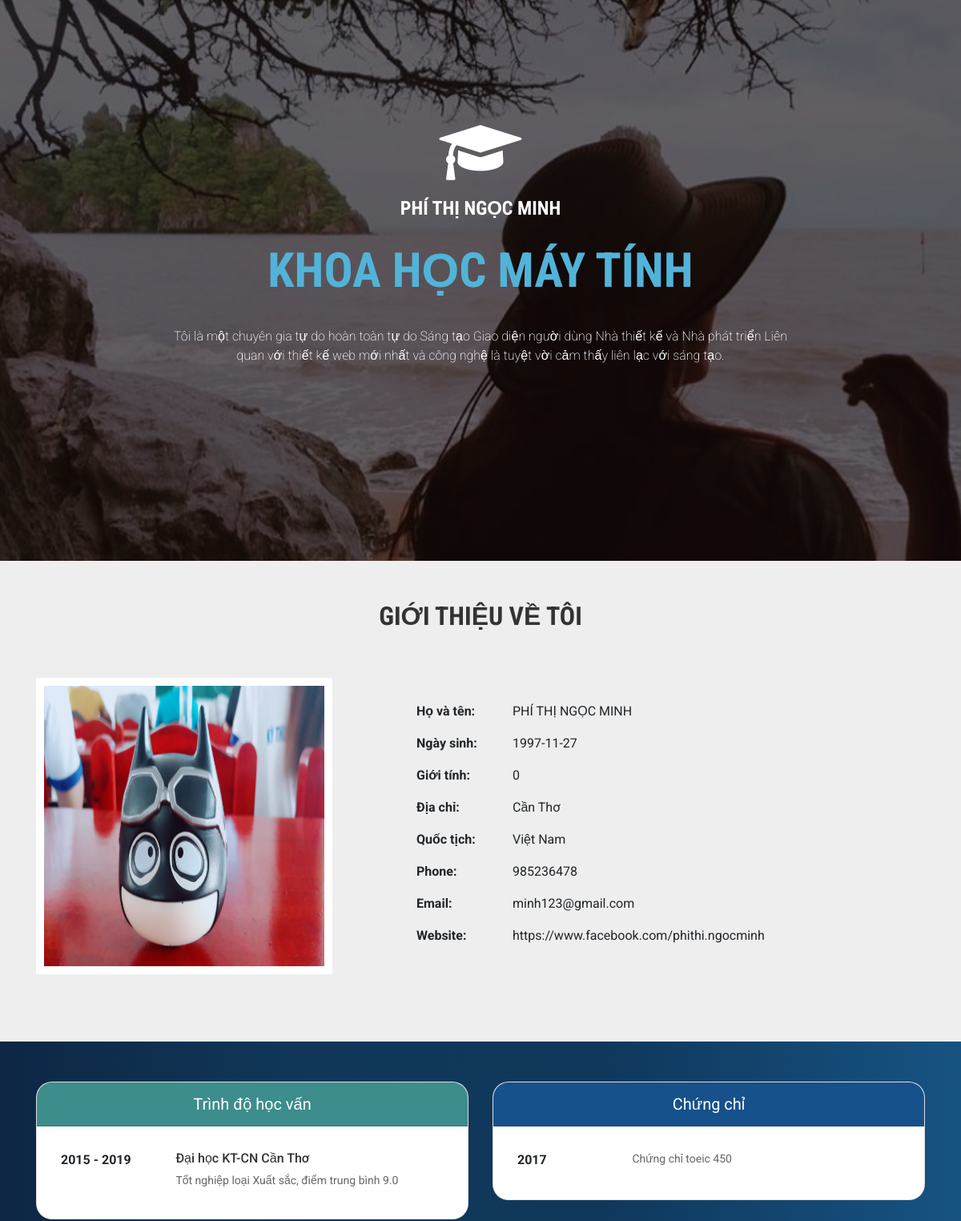
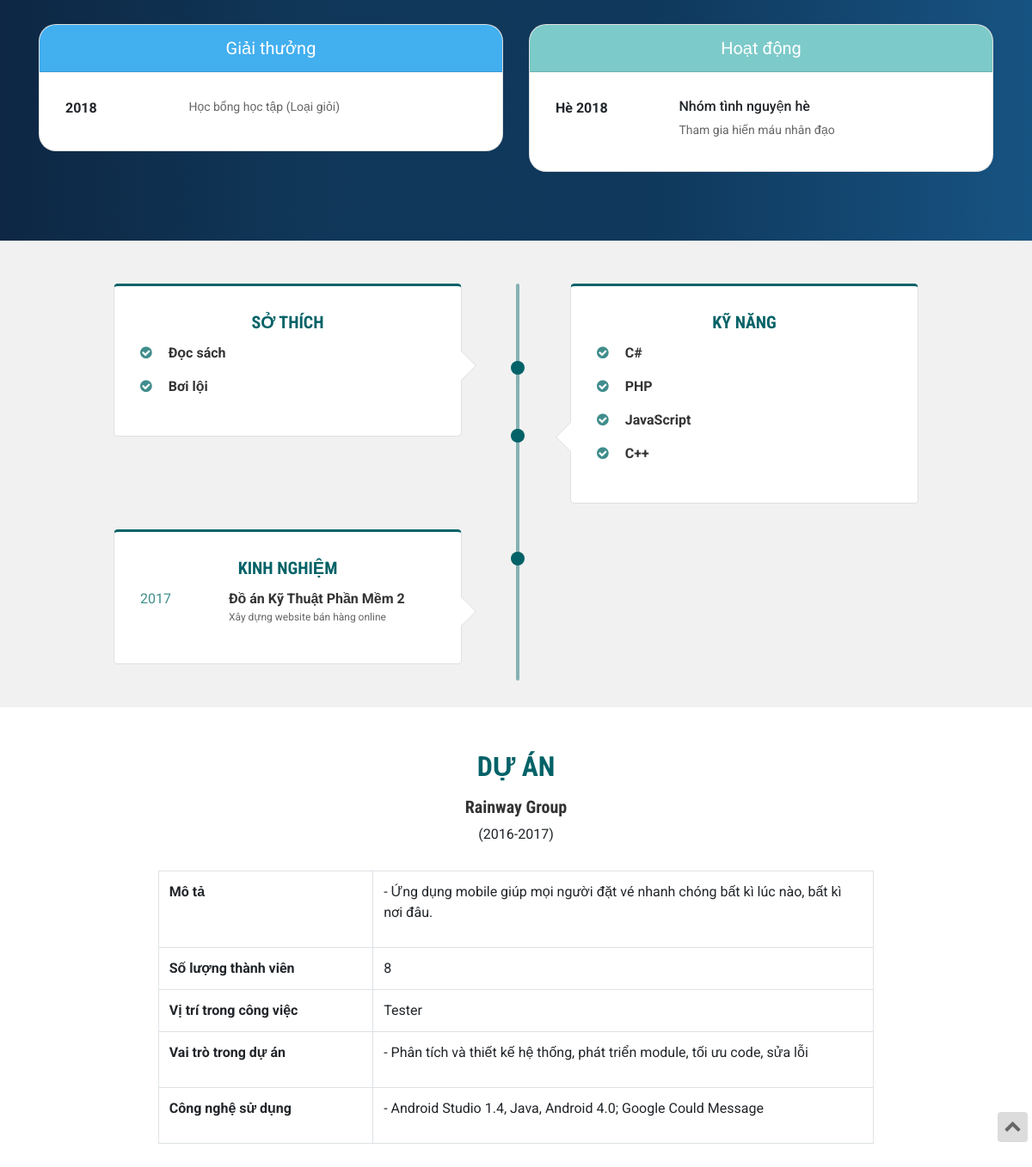
/views/trangcv.php?id_tv=2 (signed in), run on the app's committed database (2 pictures, top to bottom).
### tables this page shows
CREATE TABLE `tt_thanh_vien` (
  `id_tv` int(11) NOT NULL,
  `ngay_sinh` date NOT NULL,
  `gioi_tinh` int(1) NOT NULL,
  `phone` int(11) NOT NULL,
  `website` varchar(100) NOT NULL,
  `quoc_tich` varchar(50) NOT NULL,
  `hinh_anh` varchar(100) NOT NULL,
  `mo_ta_ngan` varchar(500) NOT NULL,
  `id_user` int(11) NOT NULL,
  `id_chuyen_nganh` varchar(5) NOT NULL,
  `id_tinh` int(11) NOT NULL
);

CREATE TABLE `user` (
  `id_user` int(11) NOT NULL,
  `ho_ten` varchar(50) NOT NULL,
  `email` varchar(50) NOT NULL,
  `pass` varchar(20) NOT NULL
);

CREATE TABLE `chuyen_nganh` (
  `id_chuyen_nganh` varchar(5) NOT NULL,
  `ten_chuyen_nganh` varchar(50) NOT NULL
);

CREATE TABLE `tinh_thanh` (
  `id_tinh` int(11) NOT NULL,
  `ten_tinh` varchar(50) NOT NULL
);

CREATE TABLE `hoc_van` (
  `id_hv` int(11) NOT NULL,
  `time` varchar(50) NOT NULL,
  `noi_hoc` varchar(100) NOT NULL,
  `chi_tiet` varchar(100) NOT NULL,
  `id_tv` int(11) NOT NULL
);

CREATE TABLE `chung_chi` (
  `id_chung_chi` int(11) NOT NULL,
  `ten_chung_chi` varchar(100) NOT NULL,
  `time` varchar(50) NOT NULL,
  `id_tv` int(11) NOT NULL
);

CREATE TABLE `giai_thuong` (
  `id_giai_thuong` int(11) NOT NULL,
  `ten_giai_thuong` varchar(100) NOT NULL,
  `time` varchar(50) NOT NULL,
  `id_tv` int(11) NOT NULL
);

CREATE TABLE `hoat_dong` (
  `id_hoat_dong` int(11) NOT NULL,
  `time` varchar(50) NOT NULL,
  `ten_hoat_dong` varchar(100) NOT NULL,
  `noi_dung` varchar(200) NOT NULL,
  `id_tv` int(11) NOT NULL
);

CREATE TABLE `tt_so_thich` (
  `id_so_thich` int(11) NOT NULL,
  `id_tv` int(11) NOT NULL
);

CREATE TABLE `so_thich` (
  `id_so_thich` int(11) NOT NULL,
  `ten_so_thich` varchar(100) NOT NULL
);

CREATE TABLE `tt_ky_nang` (
  `id_tv` int(11) NOT NULL,
  `id_kn` int(11) NOT NULL
);

CREATE TABLE `ky_nang` (
  `id_kn` int(11) NOT NULL,
  `ten_ky_nang` varchar(100) NOT NULL
);

CREATE TABLE `kinh_nghiem` (
  `id_kinh_nghiem` int(11) NOT NULL,
  `time` varchar(20) NOT NULL,
  `noi_lam` varchar(100) NOT NULL,
  `chi_tiet` varchar(100) NOT NULL,
  `id_tv` int(11) NOT NULL
);

CREATE TABLE `du_an` (
  `id_du_an` int(11) NOT NULL,
  `ten_du_an` varchar(100) NOT NULL,
  `time` varchar(15) NOT NULL,
  `mo_ta` varchar(500) NOT NULL,
  `so_luong` int(2) NOT NULL,
  `vi_tri_cong_viec` varchar(50) NOT NULL,
  `vai_tro` varchar(200) NOT NULL,
  `cong_nghe` varchar(200) NOT NULL,
  `id_tv` int(11) NOT NULL
);

### views/trangcv.php (the view, shortened to what this page needs)
<?php
include '../models/connect.php';
$id_tv=$_GET['id_tv'];
 ?>
<!DOCTYPE html>
<html>
<head>
	<link rel="stylesheet" href="https://cdnjs.cloudflare.com/ajax/libs/font-awesome/4.7.0/css/font-awesome.min.css">
	<link rel="stylesheet" href="https://stackpath.bootstrapcdn.com/bootstrap/4.1.3/css/bootstrap.min.css">
	<link rel="stylesheet" href="../assets/css/style.css">
</head>
<body>
	<div class="fix-phai">
		<a href="#" class="btn len-tren"><i class="fa fa-chevron-up"></i></a>
	</div>
	<div class="container-fluid phan-1">
		<img src="../assets/img/3.jpg" alt="" class="layer-1">
		<div class="layer-2"></div>
		<div class="layer-3">
			<?php
			$query = "select * from user,tt_thanh_vien,chuyen_nganh where tt_thanh_vien.id_user=user.id_user and tt_thanh_vien.id_chuyen_nganh=chuyen_nganh.id_chuyen_nganh and id_tv='$id_tv' ";
					$result = mysqli_query($connect,$query);
					foreach ($result as  $document) {
				?>
				<i class="fa fa-graduation-cap" style="font-size:80px;"></i>
				<h2><?php echo $document['ho_ten']; ?> </h2>
				<h1><?php echo $document['ten_chuyen_nganh']; ?></h1>
				<p><?php echo $document['mo_ta_ngan'];?></p>
				<?php
			}
			?>
		</div>
	</div>
	<div class="phan-2">
		<div class="container">
			<div class="row">
				<div class="col-md-12 tieu-de">
					<h2>Giới thiệu về tôi</h2>
				</div>
				<div class="col-md-5 anh">
					<div class="khung-anh">
						<?php
						$query = "select * from user,tt_thanh_vien,chuyen_nganh where tt_thanh_vien.id_user=user.id_user and id_tv='$id_tv' ";
						$result = mysqli_query($connect,$query);
						foreach ($result as $document) {
							?>
							<img src="<?php echo $document['hinh_anh'];?>" alt="">
						<?php }
						?>
					</div>
				</div>
				<div class="col-md-7 content">
					<?php
					$query = "select * from tt_thanh_vien, tinh_thanh, user
					where tt_thanh_vien.id_tinh=tinh_thanh.id_tinh
					and tt_thanh_vien.id_user=user.id_user
					and id_tv='$id_tv' ";
					$result = mysqli_query($connect,$query);
					foreach ($result as $document) {
						?>
						<p><span>Họ và tên:</span><small class="ho-ten"><?php echo $document['ho_ten'];?></small></p>
						<p><span>Ngày sinh:</span><?php echo $document['ngay_sinh'];?></p>
						<p><span>Giới tính:</span><?php echo $document['gioi_tinh'];?></p>
						<p><span>Địa chỉ:</span><?php echo $document['ten_tinh'];?></p>
						<p><span>Quốc tịch:</span><?php echo $document['quoc_tich'];?></p>
						<p><span>Phone:	</span><?php echo $document['phone'];?></p>
						<p><span>Email:</span><?php echo $document['email'];?></p>
						<p><span>Website:</span><?php echo $document['website'];?></p>
						<?php
					}
					?>
				</div>
			</div>
		</div>
	</div>
	<div id="particles-js" class="phan-3">
		<div class="container noflow">
			<div class="row">
				<div class="col-md-6">
					<div class="card hoc-van">
						<div class="card-header ">
							Trình độ học vấn
						</div>
						<div class="card-body">
							<?php
							$query = "select * from tt_thanh_vien,hoc_van where tt_thanh_vien.id_tv=hoc_van.id_tv and tt_thanh_vien.id_tv='$id_tv' ";
							$result = mysqli_query($connect,$query);
							foreach ($result as $document) {
								?>
								<div class="mot-field">
									<div class="nam"><?php echo $document['time'];?></div>
									<div class="noidung">
										<p><h6 class="td"><?php echo $document['noi_hoc'];?></h6></p>
										<p><?php echo $document['chi_tiet'];?></p>
									</div>
								</div>
							<?php } ?>
						</div>
					</div>
				</div>
				<div class="col-md-6">
					<div class="card chung-chi">
						<div class="card-header ">
							Chứng chỉ
						</div>
						<div class="card-body">
							<?php
							$query = "select * from tt_thanh_vien,chung_chi where tt_thanh_vien.id_tv=chung_chi.id_tv and tt_thanh_vien.id_tv='$id_tv'";
							$result = mysqli_query($connect,$query);
							foreach ($result as $document) {
								?>
								<div class="mot-field">
									<div class="nam"><?php echo $document['time']; ?></div>
									<div class="noidung">
										<p><?php echo $document['ten_chung_chi']; ?></p>
									</div>
								</div>
							<?php } ?>
						</div>
					</div>
				</div>
				<div class="col-md-6">
					<div class="card giai-thuong">
						<div class="card-header ">
							Giải thưởng
						</div>
						<div class="card-body">
							<?php
							$query = "select * from tt_thanh_vien,giai_thuong where tt_thanh_vien.id_tv=giai_thuong.id_tv and tt_thanh_vien.id_tv='$id_tv' ";
								$result = mysqli_query($connect,$query);
							foreach ($result as $document) {
								?>
								<div class="mot-field">
									<div class="nam"><?php echo $document['ten_giai_thuong']; ?></div>
									<div class="noidung">
										<p><?php echo $document['time']; ?></p>
									</div>
								</div>
							<?php } ?>
						</div>
					</div>
				</div>
				<div class="col-md-6">
					<div class="card hoat-dong">
						<div class="card-header ">
							Hoạt động
						</div>
						<div class="card-body">
							<?php
							$query = "select * from tt_thanh_vien,hoat_dong where tt_thanh_vien.id_tv=hoat_dong.id_tv and tt_thanh_vien.id_tv='$id_tv' ";
							$result = mysqli_query($connect,$query);
							foreach ($result as $document) {
								?>
								<div class="mot-field">
									<div class="nam"><?php echo $document['time']; ?></div>
									<div class="noidung">
										<p><h6><?php echo $document['ten_hoat_dong']; ?></h6></p>
										<p><?php echo $document['noi_dung']; ?></p>
									</div>
								</div>
							<?php } ?>
						</div>
					</div>
				</div>
			</div>
		</div>
	</div>
	<div class="phan-4">
		<div class="container">
			<div class="row">
				<div class="ke-doc">
					<div class="hinh-tron mid-1"></div>
					<div class="hinh-tron mid-2"></div>
					<div class="hinh-tron mid-3"></div>
				</div>
				<div class="col-md-6 so-thich">
					<div class="card w-75 float-right mr-5">
						<div class="hinh-vuong"></div>
						<div class="card-body">
							<h5 class="card-title">SỞ THÍCH</h5>
							<div class="noidung">
								<?php
								$query = "select * from tt_thanh_vien, so_thich,tt_so_thich where tt_thanh_vien.id_tv=tt_so_thich.id_tv and so_thich.id_so_thich=tt_so_thich.id_so_thich and tt_thanh_vien.id_tv='$id_tv'";
								$result = mysqli_query($connect,$query);
								foreach ($result as $document) {
									?>
									<div class="mot-tin">
										<i class="fa fa-check-circle"></i>
										<span class="td"><?php echo $document['ten_so_thich'];?></span> <br>
									</div>
								<?php } ?>
							</div>
						</div>
					</div>
				</div>
				<div class="col-md-6 ky-nang ">
					<div class="card w-75 float-left ml-5">
						<div class="hinh-vuong"></div>
						<div class="card-body">
							<h5 class="card-title">KỸ NĂNG</h5>
							<div class="noidung">
								<?php
								$query = "select * from tt_thanh_vien, ky_nang,tt_ky_nang where tt_thanh_vien.id_tv=tt_ky_nang.id_tv and ky_nang.id_kn=tt_ky_nang.id_kn and tt_thanh_vien.id_tv='$id_tv'";
								$result = mysqli_query($connect,$query);
								foreach ($result as $document) {
									?>
									<div class="mot-tin">
										<i class="fa fa-check-circle"></i>
										<span class="td"><?php echo $document['ten_ky_nang']; ?></span>
									</div>
								<?php } ?>
							</div>
						</div>
					</div>
				</div>
				<div class="col-md-6 kinh-nghiem ">
					<div class="card w-75 float-right mr-5">
						<div class="hinh-vuong"></div>
						<div class="card-body">
							<h5 class="card-title">KINH NGHIỆM</h5>
							<div class="noidung">
								<?php
								$query = "select * from tt_thanh_vien, kinh_nghiem
					where tt_thanh_vien.id_tv=kinh_nghiem.id_tv and tt_thanh_vien.id_tv='$id_tv'";
								$result = mysqli_query($connect,$query);
								foreach ($result as $document) {
									?>
									<div class="mot-tin">
										<span class="nam"><?php echo $document['time']; ?></span>
										<span class="td"><?php echo $document['noi_lam']; ?></span>
										<span class="chitiet"><?php echo $document['chi_tiet']; ?></span>
									</div>
								<?php } ?>
							</div>
						</div>
					</div>
				</div>
			</div>
		</div>
	</div>
	<div class="phan-5">
		<div class="container">
			<div class="row">
				<?php
				$query = "select * from tt_thanh_vien,du_an where tt_thanh_vien.id_tv=du_an.id_tv and tt_thanh_vien.id_tv='$id_tv'";
					$result = mysqli_query($connect,$query);
				foreach ($result as $document) {
					?>
					<div class="col-md-12 tieu-de">
						<h2>DỰ ÁN</h2>
						<h5><?php echo $document['ten_du_an']; ?></h5>
						<span><?php echo $document['time']; ?></span>
					</div>
					<div class="col-md-12">
						<table class="table table-bordered w-75 m-auto">
							<tbody>
								<tr>
									<th>Mô tả</th>
									<td>
										<p><?php echo $document['mo_ta']; ?></p>
									</td>
								</tr>
								<tr>
									<th>Số lượng thành viên</th>
									<td><?php echo $document['so_luong']; ?></td>
								</tr>
								<tr>
									<th>Vị trí trong công việc</th>
									<td><?php echo $document['vi_tri_cong_viec']; ?></td>
								</tr>
								<tr>
									<th>Vai trò trong dự án</th>
									<td>
										<p><?php echo $document['vai_tro']; ?></p>
									</td>
								</tr>
								<tr>
									<th>Công nghệ sử dụng</th>
									<td>
										<p><?php echo $document['cong_nghe']; ?></p>
									</td>
								</tr>
							</tbody>
						</table>
					</div>
				<?php } ?>
			</div>
		</div>
	</div>
</body>
</html>

### data on the page
tt_thanh_vien: id_user.ho_ten "PHÍ THỊ NGỌC MINH", id_chuyen_nganh.ten_chuyen_nganh "KHOA HỌC MÁY TÍNH", mo_ta_ngan "Tôi là một chuyên gia tự do hoàn toàn tự do Sáng tạo Giao diện người dùng Nhà thiết kế và Nhà phát triển Liên quan với thiết kế web mới nhất và công nghệ là tuyệt vời cảm thấy liên lạc với sáng tạo.", hinh_anh (picture), ngay_sinh "1997-11-27", gioi_tinh "0", id_tinh.ten_tinh "Cần Thơ", quoc_tich "Việt Nam", phone "985236478", id_user.email "minh123@gmail.com", website "https://www.facebook.com/phithi.ngocminh"
hoc_van: time "2015 - 2019", noi_hoc "Đại học KT-CN Cần Thơ", chi_tiet "Tốt nghiệp loại Xuất sắc, điểm trung bình 9.0"
chung_chi: time "2017", ten_chung_chi "Chứng chỉ toeic 450"
giai_thuong: ten_giai_thuong "2018", time "Học bổng học tập (Loại giỏi)"
hoat_dong: time "Hè 2018", ten_hoat_dong "Nhóm tình nguyện hè", noi_dung "Tham gia hiến máu nhân đạo"
tt_so_thich: id_so_thich.ten_so_thich "Đọc sách"
tt_so_thich: id_so_thich.ten_so_thich "Bơi lội"
tt_ky_nang: id_kn.ten_ky_nang "C#"
tt_ky_nang: id_kn.ten_ky_nang "PHP"
tt_ky_nang: id_kn.ten_ky_nang "JavaScript"
tt_ky_nang: id_kn.ten_ky_nang "C++"
kinh_nghiem: time "2017", noi_lam "Đồ án Kỹ Thuật Phần Mềm 2", chi_tiet "Xây dựng website bán hàng online"
du_an: ten_du_an "Rainway Group", time "(2016-2017)", mo_ta "- Ứng dụng mobile giúp mọi người đặt vé nhanh chóng bất kì lúc nào, bất kì nơi đâu.", so_luong "8", vi_tri_cong_viec "Tester", vai_tro "- Phân tích và thiết kế hệ thống, phát triển module, tối ưu code, sửa lỗi", cong_nghe "- Android Studio 1.4, Java, Android 4.0; Google Could Message"
